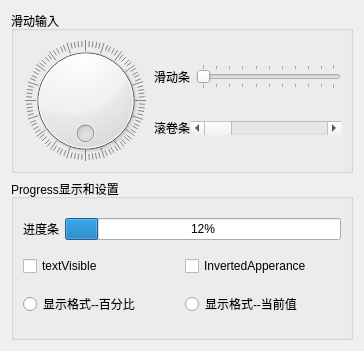
<?xml version="1.0" encoding="UTF-8"?>
<ui version="4.0">
 <class>Widget</class>
 <widget class="QWidget" name="Widget">
  <property name="geometry">
   <rect>
    <x>0</x>
    <y>0</y>
    <width>364</width>
    <height>351</height>
   </rect>
  </property>
  <property name="windowTitle">
   <string>SlideBar和ScrolBar以及ProgressBar</string>
  </property>
  <layout class="QVBoxLayout" name="verticalLayout_3">
   <item>
    <widget class="QGroupBox" name="groupBox">
     <property name="title">
      <string>滑动输入</string>
     </property>
     <layout class="QHBoxLayout" name="horizontalLayout_6" stretch="2,3">
      <item>
       <widget class="QDial" name="dial">
        <property name="maximum">
         <number>200</number>
        </property>
        <property name="invertedAppearance">
         <bool>false</bool>
        </property>
        <property name="invertedControls">
         <bool>false</bool>
        </property>
        <property name="wrapping">
         <bool>true</bool>
        </property>
        <property name="notchTarget">
         <double>1.700000000000000</double>
        </property>
        <property name="notchesVisible">
         <bool>true</bool>
        </property>
       </widget>
      </item>
      <item>
       <layout class="QVBoxLayout" name="verticalLayout_2">
        <item>
         <layout class="QHBoxLayout" name="horizontalLayout_5">
          <item>
           <widget class="QLabel" name="label_2">
            <property name="text">
             <string>滑动条</string>
            </property>
           </widget>
          </item>
          <item>
           <widget class="QSlider" name="horizontalSlider">
            <property name="orientation">
             <enum>Qt::Horizontal</enum>
            </property>
            <property name="invertedAppearance">
             <bool>false</bool>
            </property>
            <property name="invertedControls">
             <bool>false</bool>
            </property>
            <property name="tickPosition">
             <enum>QSlider::TicksBothSides</enum>
            </property>
            <property name="tickInterval">
             <number>0</number>
            </property>
           </widget>
          </item>
         </layout>
        </item>
        <item>
         <layout class="QHBoxLayout" name="horizontalLayout_4" stretch="1,4">
          <property name="spacing">
           <number>0</number>
          </property>
          <item>
           <widget class="QLabel" name="label_3">
            <property name="text">
             <string>滚卷条</string>
            </property>
           </widget>
          </item>
          <item>
           <widget class="QScrollBar" name="horizontalScrollBar">
            <property name="orientation">
             <enum>Qt::Horizontal</enum>
            </property>
           </widget>
          </item>
         </layout>
        </item>
       </layout>
      </item>
     </layout>
    </widget>
   </item>
   <item>
    <widget class="QGroupBox" name="groupBox_2">
     <property name="title">
      <string>Progress显示和设置</string>
     </property>
     <layout class="QVBoxLayout" name="verticalLayout">
      <item>
       <layout class="QHBoxLayout" name="horizontalLayout">
        <item>
         <widget class="QLabel" name="label">
          <property name="text">
           <string>进度条</string>
          </property>
         </widget>
        </item>
        <item>
         <widget class="QProgressBar" name="progressBar">
          <property name="maximum">
           <number>200</number>
          </property>
          <property name="value">
           <number>24</number>
          </property>
         </widget>
        </item>
       </layout>
      </item>
      <item>
       <layout class="QHBoxLayout" name="horizontalLayout_2">
        <item>
         <widget class="QCheckBox" name="checkBox_TextVisible">
          <property name="text">
           <string>textVisible</string>
          </property>
         </widget>
        </item>
        <item>
         <widget class="QCheckBox" name="checkBox_InvertedAppear">
          <property name="text">
           <string>InvertedApperance</string>
          </property>
         </widget>
        </item>
       </layout>
      </item>
      <item>
       <layout class="QHBoxLayout" name="horizontalLayout_3">
        <item>
         <widget class="QRadioButton" name="radioButton_ShowPercent">
          <property name="text">
           <string>显示格式--百分比</string>
          </property>
         </widget>
        </item>
        <item>
         <widget class="QRadioButton" name="radioButton_ShowValue">
          <property name="text">
           <string>显示格式--当前值</string>
          </property>
         </widget>
        </item>
       </layout>
      </item>
     </layout>
    </widget>
   </item>
  </layout>
 </widget>
 <resources/>
 <connections/>
</ui>
